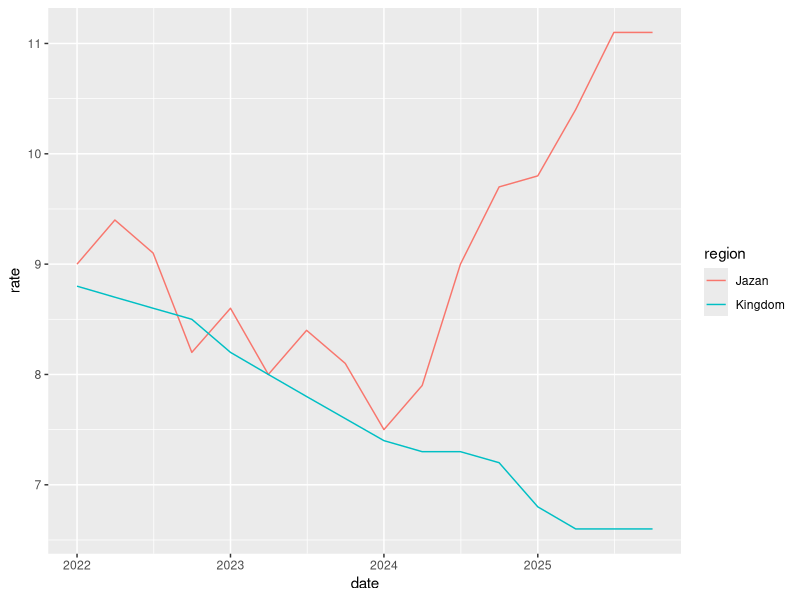

Recreate this plot in R.
## ---- chunk 1
#| include: false
library(tidyverse)
pair <- read_csv("unemployment.csv") |>
  filter(region %in% c("Jazan", "Kingdom"))
## ---- chunk 2
#| fig-width: 8
#| fig-height: 5.5
ggplot(pair, aes(date, rate, colour = region)) +
  geom_line()
